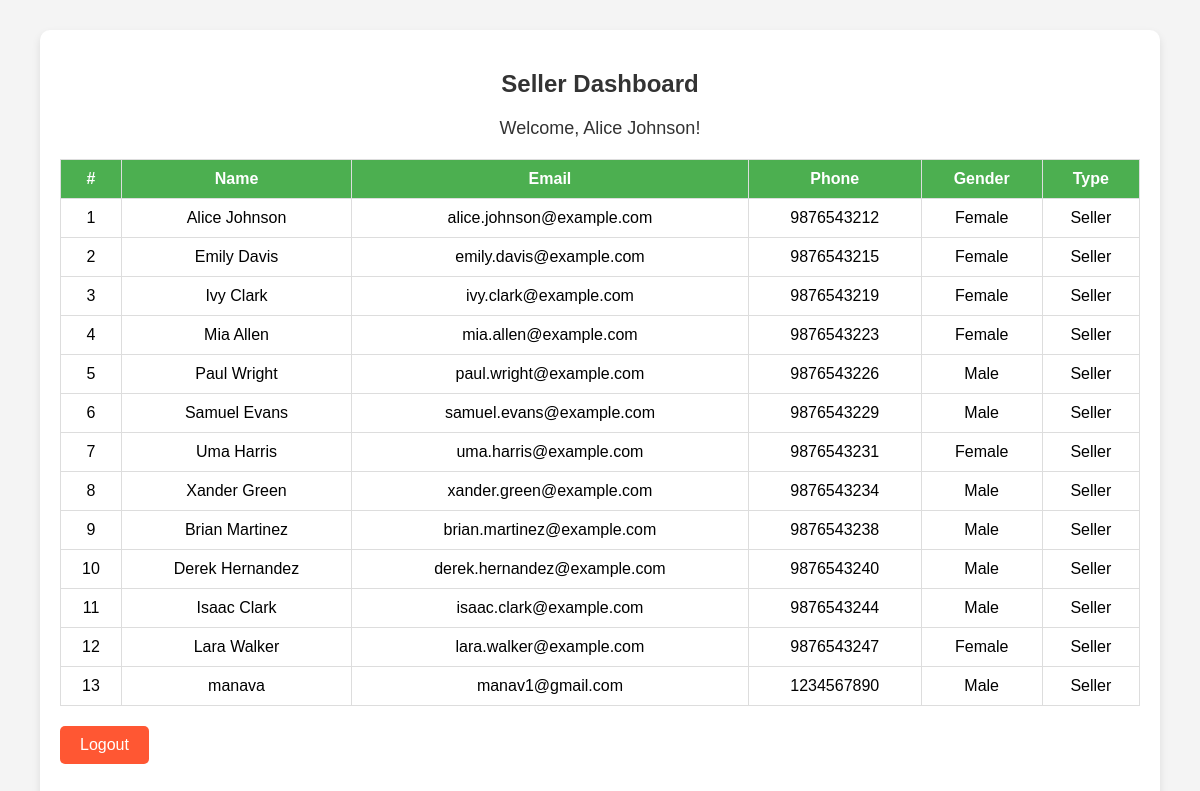
Screenshot of /Seller_welcome.php (signed in) with the database file from the repository.
### tables this page shows
CREATE TABLE `tbl_user` (
  `user_id` int(10) NOT NULL,
  `user_name` varchar(50) NOT NULL,
  `user_email` varchar(50) NOT NULL,
  `user_phone` varchar(15) NOT NULL,
  `user_gender` int(1) NOT NULL,
  `user_type` int(1) NOT NULL,
  `user_password` varchar(50) NOT NULL
);

### Seller_welcome.php (the view, shortened to what this page needs)
<?php
include 'db_connect.php';
$admin_name = $_SESSION['user_name'];
$type = $_SESSION['user_type'];
$sql = "SELECT user_id, user_name, user_email, user_phone, user_gender, user_type
        FROM tbl_user WHERE user_type = $type";
$result = $conn->query($sql);
?>
<!DOCTYPE html>
<html lang="en">
<head>
</head>
<body>
<div class="container">
    <h2>Seller Dashboard</h2>
    <p class="welcome">Welcome, <?php echo htmlspecialchars($admin_name); ?>!</p>
    <?php if ($result->num_rows > 0): ?>
        <table id="myTable" class="display">
            <thead>
                <tr>
                    <th>#</th>
                    <th>Name</th>
                    <th>Email</th>
                    <th>Phone</th>
                    <th>Gender</th>
                    <th>Type</th>
                </tr>
            </thead>
            <tbody>
                <?php
                $counter = 1;
                while ($row = $result->fetch_assoc()): ?>
                    <tr>
                        <td><?php echo $counter++; ?></td>
                        <td><?php echo htmlspecialchars($row['user_name']); ?></td>
                        <td><?php echo htmlspecialchars($row['user_email']); ?></td>
                        <td><?php echo htmlspecialchars($row['user_phone']); ?></td>
                        <td><?php echo $row['user_gender'] == 0 ? "Male" : "Female"; ?></td>
                        <td>
                            <?php
                            switch ($row['user_type']) {
                                case 2:
                                    echo "Seller";
                                    break;
                            }
                            ?>
                        </td>
                    </tr>
                <?php endwhile; ?>
            </tbody>
        </table>
    <?php else: ?>
        <p>No users found.</p>
    <?php endif; ?>
    <form method="post">
        <button class="logout-btn" type="submit" name="logout">Logout</button>
    </form>
</div>
<link rel="stylesheet" href="//cdn.datatables.net/2.2.1/css/dataTables.dataTables.min.css">
</body>
</html>

### Seller_welcome.php (style rules this page uses)
body { font-family: Arial, sans-serif; background-color: #f4f4f4; margin: 0; padding: 0; }
.container { width: 90%; margin: 30px auto; background-color: #fff; padding: 20px; border-radius: 10px; box-shadow: 0 4px 8px rgba(0, 0, 0, 0.1); }
h2 { text-align: center; color: #333; }
table { width: 100%; border-collapse: collapse; margin-top: 20px; }
table th, table td { border: 1px solid #ddd; padding: 10px; text-align: center; }
table th { background-color: #4CAF50; color: white; }
.logout-btn { display: inline-block; margin: 20px auto; padding: 10px 20px; font-size: 16px; background-color: #FF5733; color: white; text-decoration: none; border: none; border-radius: 5px; cursor: pointer; }
.welcome { text-align: center; margin-bottom: 20px; font-size: 18px; color: #333; }

### rows the page displays
tbl_user: user_name "Alice Johnson", user_email "alice.johnson@example.com", user_phone "9876543212", user_gender "Female", user_type "Seller"
tbl_user: user_name "Emily Davis", user_email "emily.davis@example.com", user_phone "9876543215", user_gender "Female", user_type "Seller"
tbl_user: user_name "Ivy Clark", user_email "ivy.clark@example.com", user_phone "9876543219", user_gender "Female", user_type "Seller"
tbl_user: user_name "Mia Allen", user_email "mia.allen@example.com", user_phone "9876543223", user_gender "Female", user_type "Seller"
tbl_user: user_name "Paul Wright", user_email "paul.wright@example.com", user_phone "9876543226", user_gender "Male", user_type "Seller"
tbl_user: user_name "Samuel Evans", user_email "samuel.evans@example.com", user_phone "9876543229", user_gender "Male", user_type "Seller"
tbl_user: user_name "Uma Harris", user_email "uma.harris@example.com", user_phone "9876543231", user_gender "Female", user_type "Seller"
tbl_user: user_name "Xander Green", user_email "xander.green@example.com", user_phone "9876543234", user_gender "Male", user_type "Seller"
tbl_user: user_name "Brian Martinez", user_email "brian.martinez@example.com", user_phone "9876543238", user_gender "Male", user_type "Seller"
tbl_user: user_name "Derek Hernandez", user_email "derek.hernandez@example.com", user_phone "9876543240", user_gender "Male", user_type "Seller"
tbl_user: user_name "Isaac Clark", user_email "isaac.clark@example.com", user_phone "9876543244", user_gender "Male", user_type "Seller"
tbl_user: user_name "Lara Walker", user_email "lara.walker@example.com", user_phone "9876543247", user_gender "Female", user_type "Seller"
tbl_user: user_name "manava", user_email "manav1@gmail.com", user_phone "1234567890", user_gender "Male", user_type "Seller"

### other values shown
$admin_name "Alice Johnson"
